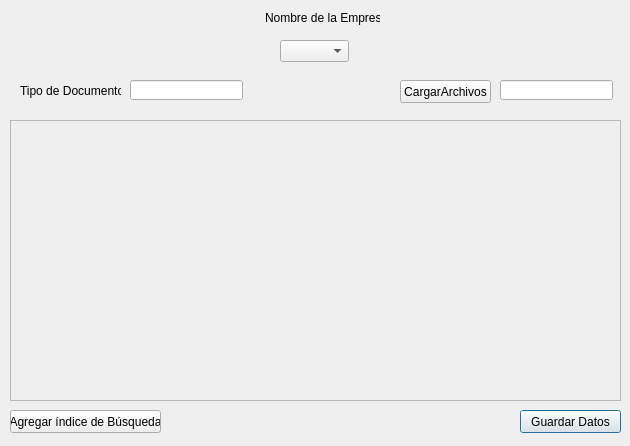
<?xml version="1.0" encoding="UTF-8"?>
<ui version="4.0">
 <class>Dialog</class>
 <widget class="QDialog" name="Dialog">
  <property name="geometry">
   <rect>
    <x>0</x>
    <y>0</y>
    <width>630</width>
    <height>446</height>
   </rect>
  </property>
  <property name="windowTitle">
   <string>Dialog</string>
  </property>
  <widget class="QLabel" name="label">
   <property name="geometry">
    <rect>
     <x>20</x>
     <y>80</y>
     <width>101</width>
     <height>21</height>
    </rect>
   </property>
   <property name="text">
    <string>Tipo de Documento</string>
   </property>
  </widget>
  <widget class="QLineEdit" name="lineEdit_tipo_documental">
   <property name="geometry">
    <rect>
     <x>130</x>
     <y>80</y>
     <width>113</width>
     <height>20</height>
    </rect>
   </property>
  </widget>
  <widget class="QLabel" name="label_nombre_empresa">
   <property name="geometry">
    <rect>
     <x>265</x>
     <y>10</y>
     <width>115</width>
     <height>16</height>
    </rect>
   </property>
   <property name="text">
    <string>Nombre de la Empresa</string>
   </property>
  </widget>
  <widget class="QScrollArea" name="scrollArea_i_b">
   <property name="geometry">
    <rect>
     <x>10</x>
     <y>120</y>
     <width>611</width>
     <height>281</height>
    </rect>
   </property>
   <property name="widgetResizable">
    <bool>true</bool>
   </property>
   <widget class="QWidget" name="scrollAreaWidgetContents">
    <property name="geometry">
     <rect>
      <x>0</x>
      <y>0</y>
      <width>609</width>
      <height>279</height>
     </rect>
    </property>
   </widget>
  </widget>
  <widget class="QPushButton" name="pushButton_guardar_datos">
   <property name="geometry">
    <rect>
     <x>520</x>
     <y>410</y>
     <width>101</width>
     <height>23</height>
    </rect>
   </property>
   <property name="text">
    <string>Guardar Datos</string>
   </property>
  </widget>
  <widget class="QComboBox" name="comboBox_area">
   <property name="geometry">
    <rect>
     <x>280</x>
     <y>40</y>
     <width>69</width>
     <height>22</height>
    </rect>
   </property>
  </widget>
  <widget class="QPushButton" name="pushButton_cargar_archivos">
   <property name="geometry">
    <rect>
     <x>400</x>
     <y>80</y>
     <width>91</width>
     <height>23</height>
    </rect>
   </property>
   <property name="text">
    <string>CargarArchivos</string>
   </property>
  </widget>
  <widget class="QLineEdit" name="lineEdit__path">
   <property name="geometry">
    <rect>
     <x>500</x>
     <y>80</y>
     <width>113</width>
     <height>20</height>
    </rect>
   </property>
   <property name="readOnly">
    <bool>true</bool>
   </property>
  </widget>
  <widget class="QPushButton" name="pushButton_agregar_i_b">
   <property name="geometry">
    <rect>
     <x>10</x>
     <y>410</y>
     <width>151</width>
     <height>23</height>
    </rect>
   </property>
   <property name="text">
    <string>Agregar índice de Búsqueda</string>
   </property>
  </widget>
 </widget>
 <resources/>
 <connections/>
</ui>
